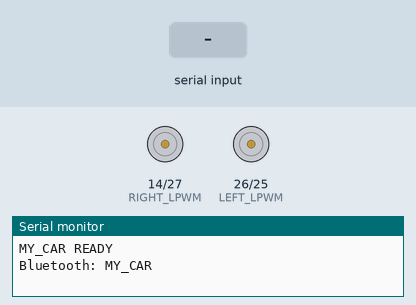
This sketch was run on a simulated ESP32. On the bench: motor-driver pin pairs drawn as motors (green arrow = first pin HIGH = forward, orange = second pin HIGH = backward, longer = more drive), the last lines printed to the serial monitor. Inputs (shaded band) come from the test bench. Nothing arrives over Bluetooth unless stated.

Above: at 1.2 s.
1.3 s: "F\n" received over the second serial link
At 2.2 s:
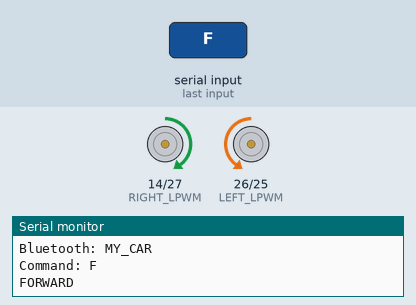
2.8 s: "B\n" received over the second serial link
At 3.4 s:
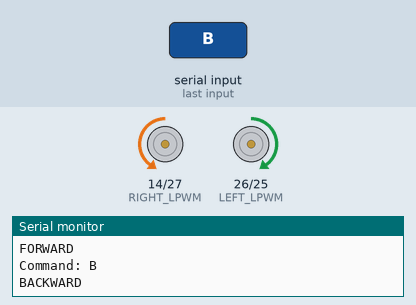
4.3 s: "L\n" received over the second serial link
At 5.5 s:
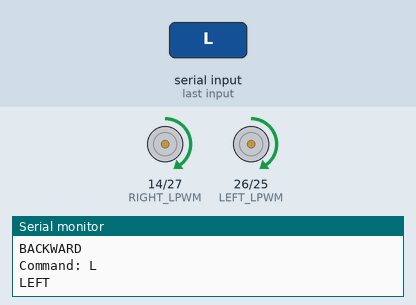
5.8 s: "R\n" received over the second serial link
At 6.9 s:
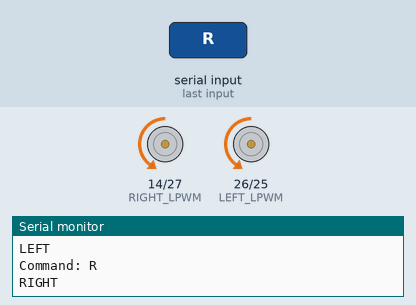
Timing chart, 0 to 8.3 s (numbered marks = the images above; inputs shaded):
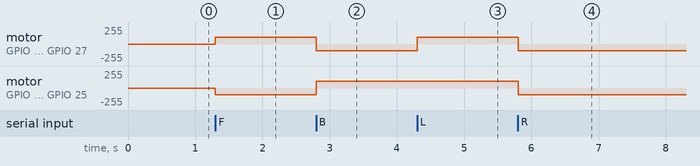

Measured:
- after the input at 1.3 s, motor on GPIO 14 (RIGHT_LPWM) / GPIO 27 (RIGHT_RPWM): stopped → forward 100/255 at once; motor on GPIO 26 (LEFT_LPWM) / GPIO 25 (LEFT_RPWM): stopped → backward 100/255 at once
- after the input at 2.8 s, motor on GPIO 14 (RIGHT_LPWM) / GPIO 27 (RIGHT_RPWM): forward 100/255 → backward 100/255 at once; motor on GPIO 26 (LEFT_LPWM) / GPIO 25 (LEFT_RPWM): backward 100/255 → forward 100/255 at once
- after the input at 4.3 s, motor on GPIO 14 (RIGHT_LPWM) / GPIO 27 (RIGHT_RPWM): backward 100/255 → forward 100/255 at once
- after the input at 5.8 s, motor on GPIO 14 (RIGHT_LPWM) / GPIO 27 (RIGHT_RPWM), motor on GPIO 26 (LEFT_LPWM) / GPIO 25 (LEFT_RPWM): forward 100/255 → backward 100/255 at once

The sketch:

robo_wars.ino
```cpp
#include "BluetoothSerial.h"

BluetoothSerial SerialBT;

// ================= MOTOR PINS =================

// LEFT IBT-2
#define LEFT_RPWM   25
#define LEFT_LPWM   26

// RIGHT IBT-2
#define RIGHT_RPWM  27
#define RIGHT_LPWM  14

// ================= PWM SETTINGS =================

#define PWM_FREQ 20000
#define PWM_RES 8

int maxSpeed = 100;

// ================= SETUP =================

void setup() {
  Serial.begin(115200);

  // Bluetooth name
  SerialBT.begin("MY_CAR");

  // Left IBT-2 PWM
  ledcAttach(LEFT_RPWM, PWM_FREQ, PWM_RES);
  ledcAttach(LEFT_LPWM, PWM_FREQ, PWM_RES);

  // Right IBT-2 PWM
  ledcAttach(RIGHT_RPWM, PWM_FREQ, PWM_RES);
  ledcAttach(RIGHT_LPWM, PWM_FREQ, PWM_RES);

  // Start with motors stopped
  stopCar();

  Serial.println("MY_CAR READY");
  Serial.println("Bluetooth: MY_CAR");
}

// ================= LEFT MOTOR =================

void leftForward(int speed) {
  ledcWrite(LEFT_RPWM, speed);
  ledcWrite(LEFT_LPWM, 0);
}

void leftBackward(int speed) {
  ledcWrite(LEFT_RPWM, 0);
  ledcWrite(LEFT_LPWM, speed);
}

// ================= RIGHT MOTOR =================
// Right side is reversed

void rightForward(int speed) {
  ledcWrite(RIGHT_RPWM, 0);
  ledcWrite(RIGHT_LPWM, speed);
}

void rightBackward(int speed) {
  ledcWrite(RIGHT_RPWM, speed);
  ledcWrite(RIGHT_LPWM, 0);
}

// ================= STOP =================

void stopCar() {
  ledcWrite(LEFT_RPWM, 0);
  ledcWrite(LEFT_LPWM, 0);
  ledcWrite(RIGHT_RPWM, 0);
  ledcWrite(RIGHT_LPWM, 0);
}

// ================= MOVEMENT =================

void moveForward() {
  leftForward(maxSpeed);
  rightForward(maxSpeed);
  Serial.println("FORWARD");
}

void moveBackward() {
  leftBackward(maxSpeed);
  rightBackward(maxSpeed);
  Serial.println("BACKWARD");
}

void turnLeft() {
  leftBackward(maxSpeed);
  rightForward(maxSpeed);
  Serial.println("LEFT");
}

void turnRight() {
  leftForward(maxSpeed);
  rightBackward(maxSpeed);
  Serial.println("RIGHT");
}

// ================= COMMAND PROCESSING =================

void processCommand(char command) {
  Serial.print("Command: ");
  Serial.println(command);

  switch (command) {
    case 'F':
    case 'f':
      moveForward();
      break;

    case 'B':
    case 'b':
      moveBackward();
      break;

    case 'L':
    case 'l':
      turnLeft();
      break;

    case 'R':
    case 'r':
      turnRight();
      break;

    case 'S':
    case 's':
      stopCar();
      Serial.println("STOP");
      break;

    case '1':
      maxSpeed = 50;
      Serial.println("Speed = 50");
      break;

    case '2':
      maxSpeed = 75;
      Serial.println("Speed = 75");
      break;

    case '3':
      maxSpeed = 100;
      Serial.println("Speed = 100");
      break;

    case '4':
      maxSpeed = 125;
      Serial.println("Speed = 125");
      break;

    case '5':
      maxSpeed = 175;
      Serial.println("Speed = 175");
      break;

    case '6':
      maxSpeed = 255;
      Serial.println("Speed = 255");
      break;

    default:
      Serial.println("Unknown command");
      break;
  }
}

// ================= MAIN LOOP =================

void loop() {
  while (SerialBT.available()) {
    char command = SerialBT.read();

    // Ignore spaces and new lines
    if (command != '\n' && command != '\r' && command != ' ') {
      processCommand(command);
    }
  }

  // Original sketch has no Bluetooth command timeout.
  // Add and test a failsafe before normal driving.
}
```
